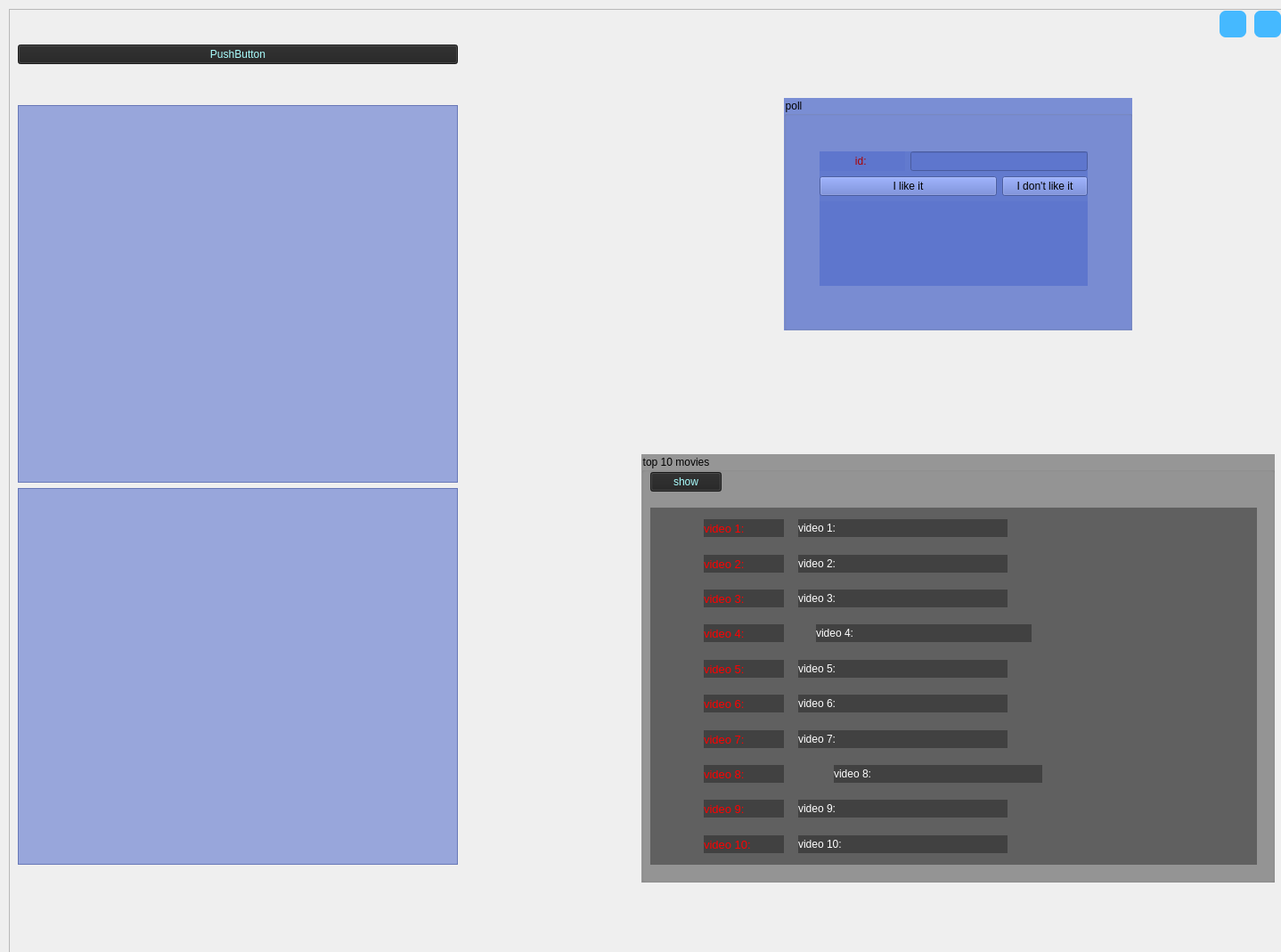
<?xml version="1.0" encoding="UTF-8"?>
<ui version="4.0">
 <class>poll</class>
 <widget class="QWidget" name="poll">
  <property name="geometry">
   <rect>
    <x>0</x>
    <y>0</y>
    <width>1438</width>
    <height>1069</height>
   </rect>
  </property>
  <property name="windowTitle">
   <string>Form</string>
  </property>
  <property name="styleSheet">
   <string notr="true"/>
  </property>
  <widget class="QFrame" name="frame_2">
   <property name="geometry">
    <rect>
     <x>10</x>
     <y>10</y>
     <width>1431</width>
     <height>1061</height>
    </rect>
   </property>
   <property name="minimumSize">
    <size>
     <width>0</width>
     <height>0</height>
    </size>
   </property>
   <property name="styleSheet">
    <string notr="true">#frame_2
{
background-image: url(:/new/prefix1/image/poster.jpg);
}</string>
   </property>
   <property name="frameShape">
    <enum>QFrame::StyledPanel</enum>
   </property>
   <property name="frameShadow">
    <enum>QFrame::Raised</enum>
   </property>
   <widget class="QWidget" name="verticalLayoutWidget_2">
    <property name="geometry">
     <rect>
      <x>10</x>
      <y>40</y>
      <width>501</width>
      <height>921</height>
     </rect>
    </property>
    <layout class="QVBoxLayout" name="verticalLayout_7">
     <property name="rightMargin">
      <number>7</number>
     </property>
     <item>
      <widget class="QPushButton" name="pushButton_2">
       <property name="minimumSize">
        <size>
         <width>0</width>
         <height>0</height>
        </size>
       </property>
       <property name="styleSheet">
        <string notr="true">background-color: rgb(35, 35, 35);
color: rgb(170, 255, 255);
</string>
       </property>
       <property name="text">
        <string>PushButton</string>
       </property>
      </widget>
     </item>
     <item>
      <spacer name="verticalSpacer_2">
       <property name="orientation">
        <enum>Qt::Vertical</enum>
       </property>
       <property name="sizeType">
        <enum>QSizePolicy::Fixed</enum>
       </property>
       <property name="sizeHint" stdset="0">
        <size>
         <width>20</width>
         <height>40</height>
        </size>
       </property>
      </spacer>
     </item>
     <item>
      <widget class="QTableView" name="tableView_3">
       <property name="minimumSize">
        <size>
         <width>0</width>
         <height>0</height>
        </size>
       </property>
       <property name="styleSheet">
        <string notr="true">#tableView_3
{
background-color: rgba(93, 117, 205,0.6); 
}</string>
       </property>
      </widget>
     </item>
     <item>
      <widget class="QTableView" name="tableView_4">
       <property name="minimumSize">
        <size>
         <width>0</width>
         <height>0</height>
        </size>
       </property>
       <property name="styleSheet">
        <string notr="true">#tableView_4
{
background-color: rgba(93, 117, 205,0.6); 

}</string>
       </property>
      </widget>
     </item>
    </layout>
   </widget>
   <widget class="QGroupBox" name="groupBox">
    <property name="geometry">
     <rect>
      <x>870</x>
      <y>100</y>
      <width>391</width>
      <height>261</height>
     </rect>
    </property>
    <property name="styleSheet">
     <string notr="true">background-color: rgba(93, 117, 205,0.8); 
font: 11pt &quot;MS Shell Dlg 2&quot;;
</string>
    </property>
    <property name="title">
     <string>poll</string>
    </property>
    <widget class="QWidget" name="layoutWidget">
     <property name="geometry">
      <rect>
       <x>40</x>
       <y>60</y>
       <width>301</width>
       <height>151</height>
      </rect>
     </property>
     <layout class="QGridLayout" name="gridLayout">
      <item row="1" column="0" colspan="2">
       <widget class="QPushButton" name="Like_it_button">
        <property name="styleSheet">
         <string notr="true">#Like_it_button
{
color: rgb(0, 0, 0);

}


</string>
        </property>
        <property name="text">
         <string>I like it</string>
        </property>
       </widget>
      </item>
      <item row="0" column="0">
       <widget class="QLabel" name="label">
        <property name="styleSheet">
         <string notr="true">color: rgb(170, 0, 0);</string>
        </property>
        <property name="text">
         <string>            id:</string>
        </property>
       </widget>
      </item>
      <item row="0" column="1" colspan="2">
       <widget class="QLineEdit" name="lineEdit_id"/>
      </item>
      <item row="1" column="2">
       <widget class="QPushButton" name="dont_like_button">
        <property name="styleSheet">
         <string notr="true">color: rgb(0, 0, 0);</string>
        </property>
        <property name="text">
         <string>I don't like it</string>
        </property>
       </widget>
      </item>
      <item row="2" column="0" colspan="3">
       <widget class="QLabel" name="dont_exit_button">
        <property name="font">
         <font>
          <family>MS Shell Dlg 2</family>
          <pointsize>12</pointsize>
          <weight>9</weight>
          <italic>false</italic>
          <bold>false</bold>
         </font>
        </property>
        <property name="styleSheet">
         <string notr="true">color: rgb(170, 0, 0);
font: 75 12pt &quot;MS Shell Dlg 2&quot;;</string>
        </property>
        <property name="text">
         <string/>
        </property>
       </widget>
      </item>
     </layout>
    </widget>
   </widget>
   <widget class="QWidget" name="layoutWidget_4">
    <property name="geometry">
     <rect>
      <x>0</x>
      <y>0</y>
      <width>1431</width>
      <height>34</height>
     </rect>
    </property>
    <layout class="QVBoxLayout" name="verticalLayout">
     <property name="leftMargin">
      <number>0</number>
     </property>
     <property name="rightMargin">
      <number>0</number>
     </property>
     <item>
      <layout class="QHBoxLayout" name="horizontalLayout">
       <property name="topMargin">
        <number>0</number>
       </property>
       <item>
        <spacer name="horizontalSpacer">
         <property name="orientation">
          <enum>Qt::Horizontal</enum>
         </property>
         <property name="sizeType">
          <enum>QSizePolicy::Fixed</enum>
         </property>
         <property name="sizeHint" stdset="0">
          <size>
           <width>1356</width>
           <height>20</height>
          </size>
         </property>
        </spacer>
       </item>
       <item>
        <widget class="QPushButton" name="pushButton_4">
         <property name="minimumSize">
          <size>
           <width>30</width>
           <height>30</height>
          </size>
         </property>
         <property name="maximumSize">
          <size>
           <width>30</width>
           <height>30</height>
          </size>
         </property>
         <property name="styleSheet">
          <string notr="true">#pushButton_4
{
background-color:#45b9ff;
border-radius: 7px;
border-color: rgb(0, 0, 0);

}
</string>
         </property>
         <property name="text">
          <string/>
         </property>
         <property name="icon">
          <iconset resource="image.qrc">
           <normaloff>:/new/prefix1/image/minimize-icon-23799.png</normaloff>:/new/prefix1/image/minimize-icon-23799.png</iconset>
         </property>
        </widget>
       </item>
       <item>
        <widget class="QPushButton" name="pushButton">
         <property name="maximumSize">
          <size>
           <width>30</width>
           <height>30</height>
          </size>
         </property>
         <property name="styleSheet">
          <string notr="true">#pushButton
{
    background-color: #45b9ff;
    border-radius: 7px;
    border-color: red;
}
#pushButton:hover
{
background-color: red;
}</string>
         </property>
         <property name="text">
          <string/>
         </property>
         <property name="icon">
          <iconset resource="image.qrc">
           <normaloff>:/new/prefix1/image/close-icon.png</normaloff>:/new/prefix1/image/close-icon.png</iconset>
         </property>
        </widget>
       </item>
      </layout>
     </item>
    </layout>
   </widget>
   <widget class="QGroupBox" name="groupBox_2">
    <property name="geometry">
     <rect>
      <x>710</x>
      <y>500</y>
      <width>711</width>
      <height>481</height>
     </rect>
    </property>
    <property name="styleSheet">
     <string notr="true">background-color: rgba(17, 17, 17,0.4);</string>
    </property>
    <property name="title">
     <string>top 10 movies</string>
    </property>
    <widget class="QPushButton" name="show_video">
     <property name="geometry">
      <rect>
       <x>10</x>
       <y>20</y>
       <width>80</width>
       <height>22</height>
      </rect>
     </property>
     <property name="styleSheet">
      <string notr="true">background-color: rgb(35, 35, 35);
color: rgb(170, 255, 255);
</string>
     </property>
     <property name="text">
      <string>show</string>
     </property>
    </widget>
    <widget class="QWidget" name="horizontalLayoutWidget">
     <property name="geometry">
      <rect>
       <x>10</x>
       <y>60</y>
       <width>681</width>
       <height>401</height>
      </rect>
     </property>
     <layout class="QHBoxLayout" name="horizontalLayout_2">
      <property name="leftMargin">
       <number>0</number>
      </property>
      <property name="topMargin">
       <number>0</number>
      </property>
      <property name="rightMargin">
       <number>0</number>
      </property>
      <property name="bottomMargin">
       <number>0</number>
      </property>
      <item>
       <spacer name="horizontalSpacer_2">
        <property name="orientation">
         <enum>Qt::Horizontal</enum>
        </property>
        <property name="sizeType">
         <enum>QSizePolicy::Fixed</enum>
        </property>
        <property name="sizeHint" stdset="0">
         <size>
          <width>40</width>
          <height>20</height>
         </size>
        </property>
       </spacer>
      </item>
      <item>
       <layout class="QVBoxLayout" name="verticalLayout_2">
        <property name="leftMargin">
         <number>0</number>
        </property>
        <property name="topMargin">
         <number>0</number>
        </property>
        <property name="rightMargin">
         <number>0</number>
        </property>
        <property name="bottomMargin">
         <number>0</number>
        </property>
        <item>
         <spacer name="verticalSpacer">
          <property name="orientation">
           <enum>Qt::Vertical</enum>
          </property>
          <property name="sizeHint" stdset="0">
           <size>
            <width>20</width>
            <height>40</height>
           </size>
          </property>
         </spacer>
        </item>
        <item>
         <layout class="QHBoxLayout" name="horizontalLayout_5">
          <property name="leftMargin">
           <number>0</number>
          </property>
          <property name="topMargin">
           <number>0</number>
          </property>
          <property name="rightMargin">
           <number>0</number>
          </property>
          <item>
           <spacer name="horizontalSpacer_9">
            <property name="orientation">
             <enum>Qt::Horizontal</enum>
            </property>
            <property name="sizeType">
             <enum>QSizePolicy::Fixed</enum>
            </property>
            <property name="sizeHint" stdset="0">
             <size>
              <width>20</width>
              <height>20</height>
             </size>
            </property>
           </spacer>
          </item>
          <item>
           <widget class="QLabel" name="label_4">
            <property name="maximumSize">
             <size>
              <width>90</width>
              <height>20</height>
             </size>
            </property>
            <property name="font">
             <font>
              <pointsize>10</pointsize>
             </font>
            </property>
            <property name="styleSheet">
             <string notr="true">color:red;</string>
            </property>
            <property name="text">
             <string>video 1:</string>
            </property>
           </widget>
          </item>
          <item>
           <spacer name="horizontalSpacer_10">
            <property name="orientation">
             <enum>Qt::Horizontal</enum>
            </property>
            <property name="sizeType">
             <enum>QSizePolicy::Fixed</enum>
            </property>
            <property name="sizeHint" stdset="0">
             <size>
              <width>10</width>
              <height>20</height>
             </size>
            </property>
           </spacer>
          </item>
          <item>
           <widget class="QLabel" name="video_1_best">
            <property name="minimumSize">
             <size>
              <width>200</width>
              <height>0</height>
             </size>
            </property>
            <property name="styleSheet">
             <string notr="true">font: 75 10pt &quot;MS Shell Dlg 2&quot;;
color: rgb(255, 255, 255);</string>
            </property>
            <property name="text">
             <string>video 1:</string>
            </property>
           </widget>
          </item>
          <item>
           <spacer name="horizontalSpacer_11">
            <property name="orientation">
             <enum>Qt::Horizontal</enum>
            </property>
            <property name="sizeType">
             <enum>QSizePolicy::Fixed</enum>
            </property>
            <property name="sizeHint" stdset="0">
             <size>
              <width>240</width>
              <height>20</height>
             </size>
            </property>
           </spacer>
          </item>
         </layout>
        </item>
        <item>
         <spacer name="verticalSpacer_3">
          <property name="orientation">
           <enum>Qt::Vertical</enum>
          </property>
          <property name="sizeHint" stdset="0">
           <size>
            <width>20</width>
            <height>40</height>
           </size>
          </property>
         </spacer>
        </item>
        <item>
         <layout class="QHBoxLayout" name="horizontalLayout_6">
          <property name="leftMargin">
           <number>0</number>
          </property>
          <property name="topMargin">
           <number>0</number>
          </property>
          <property name="rightMargin">
           <number>0</number>
          </property>
          <item>
           <spacer name="horizontalSpacer_12">
            <property name="orientation">
             <enum>Qt::Horizontal</enum>
            </property>
            <property name="sizeType">
             <enum>QSizePolicy::Fixed</enum>
            </property>
            <property name="sizeHint" stdset="0">
             <size>
              <width>20</width>
              <height>20</height>
             </size>
            </property>
           </spacer>
          </item>
          <item>
           <widget class="QLabel" name="label_7">
            <property name="maximumSize">
             <size>
              <width>90</width>
              <height>20</height>
             </size>
            </property>
            <property name="font">
             <font>
              <pointsize>10</pointsize>
             </font>
            </property>
            <property name="styleSheet">
             <string notr="true">color:red;</string>
            </property>
            <property name="text">
             <string>video 2:</string>
            </property>
           </widget>
          </item>
          <item>
           <spacer name="horizontalSpacer_13">
            <property name="orientation">
             <enum>Qt::Horizontal</enum>
            </property>
            <property name="sizeType">
             <enum>QSizePolicy::Fixed</enum>
            </property>
            <property name="sizeHint" stdset="0">
             <size>
              <width>10</width>
              <height>20</height>
             </size>
            </property>
           </spacer>
          </item>
          <item>
           <widget class="QLabel" name="video_2_best">
            <property name="minimumSize">
             <size>
              <width>200</width>
              <height>0</height>
             </size>
            </property>
            <property name="styleSheet">
             <string notr="true">font: 75 10pt &quot;MS Shell Dlg 2&quot;;
color: rgb(255, 255, 255);</string>
            </property>
            <property name="text">
             <string>video 2:</string>
            </property>
           </widget>
          </item>
          <item>
           <spacer name="horizontalSpacer_14">
            <property name="orientation">
             <enum>Qt::Horizontal</enum>
            </property>
            <property name="sizeType">
             <enum>QSizePolicy::Fixed</enum>
            </property>
            <property name="sizeHint" stdset="0">
             <size>
              <width>240</width>
              <height>20</height>
             </size>
            </property>
           </spacer>
          </item>
         </layout>
        </item>
        <item>
         <spacer name="verticalSpacer_4">
          <property name="orientation">
           <enum>Qt::Vertical</enum>
          </property>
          <property name="sizeHint" stdset="0">
           <size>
            <width>20</width>
            <height>40</height>
           </size>
          </property>
         </spacer>
        </item>
        <item>
         <layout class="QHBoxLayout" name="horizontalLayout_9">
          <property name="leftMargin">
           <number>0</number>
          </property>
          <property name="topMargin">
           <number>0</number>
          </property>
          <property name="rightMargin">
           <number>0</number>
          </property>
          <item>
           <spacer name="horizontalSpacer_21">
            <property name="orientation">
             <enum>Qt::Horizontal</enum>
            </property>
            <property name="sizeType">
             <enum>QSizePolicy::Fixed</enum>
            </property>
            <property name="sizeHint" stdset="0">
             <size>
              <width>20</width>
              <height>20</height>
             </size>
            </property>
           </spacer>
          </item>
          <item>
           <widget class="QLabel" name="label_12">
            <property name="maximumSize">
             <size>
              <width>90</width>
              <height>20</height>
             </size>
            </property>
            <property name="font">
             <font>
              <pointsize>10</pointsize>
             </font>
            </property>
            <property name="styleSheet">
             <string notr="true">color:red;</string>
            </property>
            <property name="text">
             <string>video 3:</string>
            </property>
           </widget>
          </item>
          <item>
           <spacer name="horizontalSpacer_22">
            <property name="orientation">
             <enum>Qt::Horizontal</enum>
            </property>
            <property name="sizeType">
             <enum>QSizePolicy::Fixed</enum>
            </property>
            <property name="sizeHint" stdset="0">
             <size>
              <width>10</width>
              <height>20</height>
             </size>
            </property>
           </spacer>
          </item>
          <item>
           <widget class="QLabel" name="video_3_best">
            <property name="minimumSize">
             <size>
              <width>200</width>
              <height>0</height>
             </size>
            </property>
            <property name="styleSheet">
             <string notr="true">font: 75 10pt &quot;MS Shell Dlg 2&quot;;
color: rgb(255, 255, 255);
</string>
            </property>
            <property name="text">
             <string>video 3:</string>
            </property>
           </widget>
          </item>
          <item>
           <spacer name="horizontalSpacer_23">
            <property name="orientation">
             <enum>Qt::Horizontal</enum>
            </property>
            <property name="sizeType">
             <enum>QSizePolicy::Fixed</enum>
            </property>
            <property name="sizeHint" stdset="0">
             <size>
              <width>240</width>
              <height>20</height>
             </size>
            </property>
           </spacer>
          </item>
         </layout>
        </item>
        <item>
         <spacer name="verticalSpacer_5">
          <property name="orientation">
           <enum>Qt::Vertical</enum>
          </property>
          <property name="sizeHint" stdset="0">
           <size>
            <width>20</width>
            <height>40</height>
           </size>
          </property>
         </spacer>
        </item>
        <item>
         <layout class="QHBoxLayout" name="horizontalLayout_10">
          <property name="leftMargin">
           <number>0</number>
          </property>
          <property name="topMargin">
           <number>0</number>
          </property>
          <property name="rightMargin">
           <number>0</number>
          </property>
          <item>
           <spacer name="horizontalSpacer_24">
            <property name="orientation">
             <enum>Qt::Horizontal</enum>
            </property>
            <property name="sizeType">
             <enum>QSizePolicy::Fixed</enum>
            </property>
            <property name="sizeHint" stdset="0">
             <size>
              <width>20</width>
              <height>20</height>
             </size>
            </property>
           </spacer>
          </item>
          <item>
           <widget class="QLabel" name="label_14">
            <property name="maximumSize">
             <size>
              <width>90</width>
              <height>20</height>
             </size>
            </property>
            <property name="font">
             <font>
              <pointsize>10</pointsize>
             </font>
            </property>
            <property name="styleSheet">
             <string notr="true">color:red;</string>
            </property>
            <property name="text">
             <string>video 4:</string>
            </property>
           </widget>
          </item>
          <item>
           <spacer name="horizontalSpacer_25">
            <property name="orientation">
             <enum>Qt::Horizontal</enum>
            </property>
            <property name="sizeType">
             <enum>QSizePolicy::Fixed</enum>
            </property>
            <property name="sizeHint" stdset="0">
             <size>
              <width>30</width>
              <height>20</height>
             </size>
            </property>
           </spacer>
          </item>
          <item>
           <widget class="QLabel" name="video_4_best">
            <property name="minimumSize">
             <size>
              <width>200</width>
              <height>0</height>
             </size>
            </property>
            <property name="styleSheet">
             <string notr="true">font: 75 10pt &quot;MS Shell Dlg 2&quot;;
color: rgb(255, 255, 255);</string>
            </property>
            <property name="text">
             <string>video 4:</string>
            </property>
           </widget>
          </item>
          <item>
           <spacer name="horizontalSpacer_26">
            <property name="orientation">
             <enum>Qt::Horizontal</enum>
            </property>
            <property name="sizeType">
             <enum>QSizePolicy::Fixed</enum>
            </property>
            <property name="sizeHint" stdset="0">
             <size>
              <width>213</width>
              <height>20</height>
             </size>
            </property>
           </spacer>
          </item>
         </layout>
        </item>
        <item>
         <spacer name="verticalSpacer_6">
          <property name="orientation">
           <enum>Qt::Vertical</enum>
          </property>
          <property name="sizeHint" stdset="0">
           <size>
            <width>20</width>
            <height>40</height>
           </size>
          </property>
         </spacer>
        </item>
        <item>
         <layout class="QHBoxLayout" name="horizontalLayout_11">
          <property name="leftMargin">
           <number>0</number>
          </property>
          <property name="topMargin">
           <number>0</number>
          </property>
          <property name="rightMargin">
           <number>0</number>
          </property>
          <item>
           <spacer name="horizontalSpacer_27">
            <property name="orientation">
             <enum>Qt::Horizontal</enum>
            </property>
            <property name="sizeType">
             <enum>QSizePolicy::Fixed</enum>
            </property>
            <property name="sizeHint" stdset="0">
             <size>
              <width>20</width>
              <height>20</height>
             </size>
            </property>
           </spacer>
          </item>
          <item>
           <widget class="QLabel" name="label_16">
            <property name="maximumSize">
             <size>
              <width>90</width>
              <height>20</height>
             </size>
            </property>
            <property name="font">
             <font>
              <pointsize>10</pointsize>
             </font>
            </property>
            <property name="styleSheet">
             <string notr="true">color:red;</string>
            </property>
            <property name="text">
             <string>video 5:</string>
            </property>
           </widget>
          </item>
          <item>
           <spacer name="horizontalSpacer_28">
            <property name="orientation">
             <enum>Qt::Horizontal</enum>
            </property>
            <property name="sizeType">
             <enum>QSizePolicy::Fixed</enum>
            </property>
            <property name="sizeHint" stdset="0">
             <size>
              <width>10</width>
              <height>20</height>
             </size>
            </property>
           </spacer>
          </item>
          <item>
           <widget class="QLabel" name="video_5_best">
            <property name="minimumSize">
             <size>
              <width>200</width>
              <height>0</height>
             </size>
            </property>
            <property name="styleSheet">
             <string notr="true">font: 75 10pt &quot;MS Shell Dlg 2&quot;;
color: rgb(255, 255, 255);</string>
            </property>
            <property name="text">
             <string>video 5:</string>
            </property>
           </widget>
          </item>
          <item>
           <spacer name="horizontalSpacer_29">
            <property name="orientation">
             <enum>Qt::Horizontal</enum>
            </property>
            <property name="sizeType">
             <enum>QSizePolicy::Fixed</enum>
            </property>
            <property name="sizeHint" stdset="0">
             <size>
              <width>240</width>
              <height>20</height>
             </size>
            </property>
           </spacer>
          </item>
         </layout>
        </item>
        <item>
         <spacer name="verticalSpacer_7">
          <property name="orientation">
           <enum>Qt::Vertical</enum>
          </property>
          <property name="sizeHint" stdset="0">
           <size>
            <width>20</width>
            <height>40</height>
           </size>
          </property>
         </spacer>
        </item>
        <item>
         <layout class="QHBoxLayout" name="horizontalLayout_12">
          <property name="leftMargin">
           <number>0</number>
          </property>
          <property name="topMargin">
           <number>0</number>
          </property>
          <property name="rightMargin">
           <number>0</number>
          </property>
          <item>
           <spacer name="horizontalSpacer_30">
            <property name="orientation">
             <enum>Qt::Horizontal</enum>
            </property>
            <property name="sizeType">
             <enum>QSizePolicy::Fixed</enum>
            </property>
            <property name="sizeHint" stdset="0">
             <size>
              <width>20</width>
              <height>20</height>
             </size>
            </property>
           </spacer>
          </item>
          <item>
           <widget class="QLabel" name="label_18">
            <property name="maximumSize">
             <size>
              <width>90</width>
              <height>20</height>
             </size>
            </property>
            <property name="font">
             <font>
              <pointsize>10</pointsize>
             </font>
            </property>
            <property name="styleSheet">
             <string notr="true">color:red;</string>
            </property>
            <property name="text">
             <string>video 6:</string>
            </property>
           </widget>
          </item>
          <item>
           <spacer name="horizontalSpacer_31">
            <property name="orientation">
             <enum>Qt::Horizontal</enum>
            </property>
            <property name="sizeType">
             <enum>QSizePolicy::Fixed</enum>
            </property>
            <property name="sizeHint" stdset="0">
             <size>
              <width>10</width>
              <height>20</height>
             </size>
            </property>
           </spacer>
          </item>
          <item>
           <widget class="QLabel" name="video_6_best">
            <property name="minimumSize">
             <size>
              <width>200</width>
              <height>0</height>
             </size>
            </property>
            <property name="styleSheet">
             <string notr="true">font: 75 10pt &quot;MS Shell Dlg 2&quot;;
color: rgb(255, 255, 255);</string>
            </property>
            <property name="text">
             <string>video 6:</string>
            </property>
           </widget>
          </item>
          <item>
           <spacer name="horizontalSpacer_32">
            <property name="orientation">
             <enum>Qt::Horizontal</enum>
            </property>
            <property name="sizeType">
             <enum>QSizePolicy::Fixed</enum>
            </property>
            <property name="sizeHint" stdset="0">
             <size>
              <width>240</width>
              <height>20</height>
             </size>
            </property>
           </spacer>
          </item>
         </layout>
        </item>
        <item>
         <spacer name="verticalSpacer_8">
          <property name="orientation">
           <enum>Qt::Vertical</enum>
          </property>
          <property name="sizeHint" stdset="0">
           <size>
            <width>20</width>
            <height>40</height>
           </size>
          </property>
         </spacer>
        </item>
        <item>
         <layout class="QHBoxLayout" name="horizontalLayout_13">
          <property name="leftMargin">
           <number>0</number>
          </property>
          <property name="topMargin">
           <number>0</number>
          </property>
          <property name="rightMargin">
           <number>0</number>
          </property>
          <item>
           <spacer name="horizontalSpacer_33">
            <property name="orientation">
             <enum>Qt::Horizontal</enum>
            </property>
            <property name="sizeType">
             <enum>QSizePolicy::Fixed</enum>
            </property>
            <property name="sizeHint" stdset="0">
             <size>
              <width>20</width>
              <height>20</height>
             </size>
            </property>
           </spacer>
          </item>
          <item>
           <widget class="QLabel" name="label_20">
            <property name="maximumSize">
             <size>
              <width>90</width>
              <height>20</height>
             </size>
            </property>
            <property name="font">
             <font>
              <pointsize>10</pointsize>
             </font>
            </property>
            <property name="styleSheet">
             <string notr="true">color:red;</string>
            </property>
            <property name="text">
             <string>video 7:</string>
            </property>
           </widget>
          </item>
          <item>
           <spacer name="horizontalSpacer_34">
            <property name="orientation">
             <enum>Qt::Horizontal</enum>
            </property>
            <property name="sizeType">
             <enum>QSizePolicy::Fixed</enum>
            </property>
            <property name="sizeHint" stdset="0">
             <size>
              <width>10</width>
              <height>20</height>
             </size>
            </property>
           </spacer>
          </item>
          <item>
           <widget class="QLabel" name="video_7_best">
            <property name="minimumSize">
             <size>
              <width>200</width>
              <height>0</height>
             </size>
            </property>
            <property name="styleSheet">
             <string notr="true">font: 75 10pt &quot;MS Shell Dlg 2&quot;;
color: rgb(255, 255, 255);</string>
            </property>
            <property name="text">
             <string>video 7:</string>
            </property>
           </widget>
          </item>
          <item>
           <spacer name="horizontalSpacer_35">
            <property name="orientation">
             <enum>Qt::Horizontal</enum>
            </property>
            <property name="sizeType">
             <enum>QSizePolicy::Fixed</enum>
            </property>
            <property name="sizeHint" stdset="0">
             <size>
              <width>240</width>
              <height>20</height>
             </size>
            </property>
           </spacer>
          </item>
         </layout>
        </item>
        <item>
         <spacer name="verticalSpacer_9">
          <property name="orientation">
           <enum>Qt::Vertical</enum>
          </property>
          <property name="sizeHint" stdset="0">
           <size>
            <width>20</width>
            <height>40</height>
           </size>
          </property>
         </spacer>
        </item>
        <item>
         <layout class="QHBoxLayout" name="horizontalLayout_14">
          <property name="leftMargin">
           <number>0</number>
          </property>
          <property name="topMargin">
           <number>0</number>
          </property>
          <property name="rightMargin">
           <number>0</number>
          </property>
          <item>
           <spacer name="horizontalSpacer_36">
            <property name="orientation">
             <enum>Qt::Horizontal</enum>
            </property>
            <property name="sizeType">
             <enum>QSizePolicy::Fixed</enum>
            </property>
            <property name="sizeHint" stdset="0">
             <size>
              <width>20</width>
              <height>20</height>
             </size>
            </property>
           </spacer>
          </item>
          <item>
           <widget class="QLabel" name="label_22">
            <property name="maximumSize">
             <size>
              <width>90</width>
              <height>20</height>
             </size>
            </property>
            <property name="font">
             <font>
              <pointsize>10</pointsize>
             </font>
            </property>
            <property name="styleSheet">
             <string notr="true">color:red;</string>
            </property>
            <property name="text">
             <string>video 8:</string>
            </property>
           </widget>
          </item>
          <item>
           <spacer name="horizontalSpacer_37">
            <property name="orientation">
             <enum>Qt::Horizontal</enum>
            </property>
            <property name="sizeType">
             <enum>QSizePolicy::Fixed</enum>
            </property>
            <property name="sizeHint" stdset="0">
             <size>
              <width>50</width>
              <height>20</height>
             </size>
            </property>
           </spacer>
          </item>
          <item>
           <widget class="QLabel" name="video_8_best">
            <property name="minimumSize">
             <size>
              <width>200</width>
              <height>0</height>
             </size>
            </property>
            <property name="styleSheet">
             <string notr="true">font: 75 10pt &quot;MS Shell Dlg 2&quot;;
color: rgb(255, 255, 255);</string>
            </property>
            <property name="text">
             <string>video 8:</string>
            </property>
           </widget>
          </item>
          <item>
           <spacer name="horizontalSpacer_38">
            <property name="orientation">
             <enum>Qt::Horizontal</enum>
            </property>
            <property name="sizeType">
             <enum>QSizePolicy::Fixed</enum>
            </property>
            <property name="sizeHint" stdset="0">
             <size>
              <width>201</width>
              <height>20</height>
             </size>
            </property>
           </spacer>
          </item>
         </layout>
        </item>
        <item>
         <spacer name="verticalSpacer_10">
          <property name="orientation">
           <enum>Qt::Vertical</enum>
          </property>
          <property name="sizeHint" stdset="0">
           <size>
            <width>20</width>
            <height>40</height>
           </size>
          </property>
         </spacer>
        </item>
        <item>
         <layout class="QHBoxLayout" name="horizontalLayout_15">
          <property name="leftMargin">
           <number>0</number>
          </property>
          <property name="topMargin">
           <number>0</number>
          </property>
          <property name="rightMargin">
           <number>0</number>
          </property>
          <item>
           <spacer name="horizontalSpacer_39">
            <property name="orientation">
             <enum>Qt::Horizontal</enum>
            </property>
            <property name="sizeType">
             <enum>QSizePolicy::Fixed</enum>
            </property>
            <property name="sizeHint" stdset="0">
             <size>
              <width>20</width>
              <height>20</height>
             </size>
            </property>
           </spacer>
          </item>
          <item>
           <widget class="QLabel" name="label_24">
            <property name="maximumSize">
             <size>
              <width>90</width>
              <height>20</height>
             </size>
            </property>
            <property name="font">
             <font>
              <pointsize>10</pointsize>
             </font>
            </property>
            <property name="styleSheet">
             <string notr="true">color:red;</string>
            </property>
            <property name="text">
             <string>video 9:</string>
            </property>
           </widget>
          </item>
          <item>
           <spacer name="horizontalSpacer_40">
            <property name="orientation">
             <enum>Qt::Horizontal</enum>
            </property>
            <property name="sizeType">
             <enum>QSizePolicy::Fixed</enum>
            </property>
            <property name="sizeHint" stdset="0">
             <size>
              <width>10</width>
              <height>20</height>
             </size>
            </property>
           </spacer>
          </item>
          <item>
           <widget class="QLabel" name="video_9_best">
            <property name="minimumSize">
             <size>
              <width>200</width>
              <height>0</height>
             </size>
            </property>
            <property name="styleSheet">
             <string notr="true">font: 75 10pt &quot;MS Shell Dlg 2&quot;;
color: rgb(255, 255, 255);</string>
            </property>
            <property name="text">
             <string>video 9:</string>
            </property>
           </widget>
          </item>
          <item>
           <spacer name="horizontalSpacer_41">
            <property name="orientation">
             <enum>Qt::Horizontal</enum>
            </property>
            <property name="sizeType">
             <enum>QSizePolicy::Fixed</enum>
            </property>
            <property name="sizeHint" stdset="0">
             <size>
              <width>240</width>
              <height>20</height>
             </size>
            </property>
           </spacer>
          </item>
         </layout>
        </item>
        <item>
         <spacer name="verticalSpacer_11">
          <property name="orientation">
           <enum>Qt::Vertical</enum>
          </property>
          <property name="sizeHint" stdset="0">
           <size>
            <width>20</width>
            <height>40</height>
           </size>
          </property>
         </spacer>
        </item>
        <item>
         <layout class="QHBoxLayout" name="horizontalLayout_16">
          <property name="leftMargin">
           <number>0</number>
          </property>
          <property name="topMargin">
           <number>0</number>
          </property>
          <property name="rightMargin">
           <number>0</number>
          </property>
          <item>
           <spacer name="horizontalSpacer_42">
            <property name="orientation">
             <enum>Qt::Horizontal</enum>
            </property>
            <property name="sizeType">
             <enum>QSizePolicy::Fixed</enum>
            </property>
            <property name="sizeHint" stdset="0">
             <size>
              <width>20</width>
              <height>20</height>
             </size>
            </property>
           </spacer>
          </item>
          <item>
           <widget class="QLabel" name="label_26">
            <property name="maximumSize">
             <size>
              <width>90</width>
              <height>20</height>
             </size>
            </property>
            <property name="font">
             <font>
              <pointsize>10</pointsize>
             </font>
            </property>
            <property name="styleSheet">
             <string notr="true">color:red;</string>
            </property>
            <property name="text">
             <string>video 10:</string>
            </property>
           </widget>
          </item>
          <item>
           <spacer name="horizontalSpacer_43">
            <property name="orientation">
             <enum>Qt::Horizontal</enum>
            </property>
            <property name="sizeType">
             <enum>QSizePolicy::Fixed</enum>
            </property>
            <property name="sizeHint" stdset="0">
             <size>
              <width>10</width>
              <height>20</height>
             </size>
            </property>
           </spacer>
          </item>
          <item>
           <widget class="QLabel" name="video_10_best">
            <property name="minimumSize">
             <size>
              <width>200</width>
              <height>0</height>
             </size>
            </property>
            <property name="styleSheet">
             <string notr="true">font: 75 10pt &quot;MS Shell Dlg 2&quot;;
color: rgb(255, 255, 255);</string>
            </property>
            <property name="text">
             <string>video 10:</string>
            </property>
           </widget>
          </item>
          <item>
           <spacer name="horizontalSpacer_44">
            <property name="orientation">
             <enum>Qt::Horizontal</enum>
            </property>
            <property name="sizeType">
             <enum>QSizePolicy::Fixed</enum>
            </property>
            <property name="sizeHint" stdset="0">
             <size>
              <width>240</width>
              <height>20</height>
             </size>
            </property>
           </spacer>
          </item>
         </layout>
        </item>
        <item>
         <spacer name="verticalSpacer_12">
          <property name="orientation">
           <enum>Qt::Vertical</enum>
          </property>
          <property name="sizeHint" stdset="0">
           <size>
            <width>20</width>
            <height>40</height>
           </size>
          </property>
         </spacer>
        </item>
       </layout>
      </item>
      <item>
       <spacer name="horizontalSpacer_3">
        <property name="orientation">
         <enum>Qt::Horizontal</enum>
        </property>
        <property name="sizeType">
         <enum>QSizePolicy::Fixed</enum>
        </property>
        <property name="sizeHint" stdset="0">
         <size>
          <width>40</width>
          <height>20</height>
         </size>
        </property>
       </spacer>
      </item>
     </layout>
    </widget>
   </widget>
  </widget>
 </widget>
 <resources>
  <include location="image.qrc"/>
 </resources>
 <connections/>
</ui>
